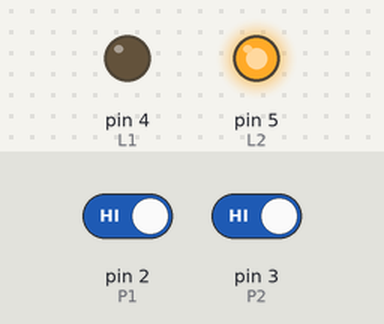
Recording of a sketch running on a simulated Arduino Uno, built with avr-gcc and run on an emulated ATmega328P. Shown: output pins drawn as LEDs (lit = HIGH). The test bench sets the inputs (shaded band); at power-on: pin 2 (P1) HIGH, pin 3 (P2) HIGH.

Above: at 1.2 s.
1.3 s: pin 2 (P1) driven LOW
At 3.1 s:
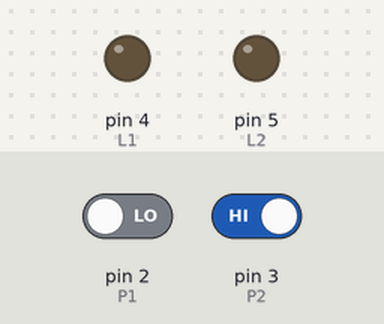
4.3 s: pin 3 (P2) driven LOW
At 5.4 s:
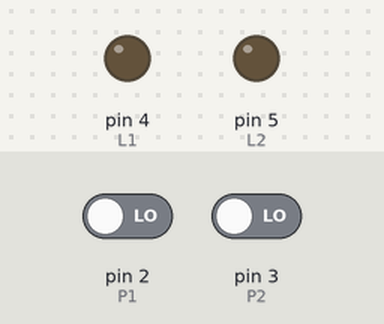
6.3 s: pin 3 (P2) driven HIGH
At 7.7 s:
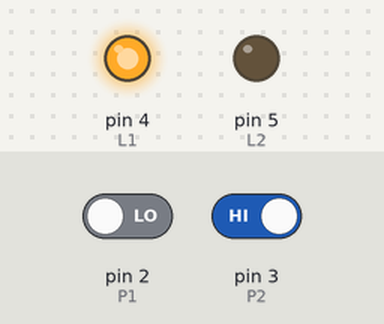
Timing chart, 0 to 9.3 s (numbered marks = the images above; inputs shaded):
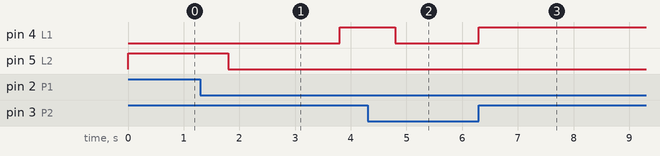

The sketch:

Parking.ino
```cpp
//Parking.ino
#define L1 4
#define Led1On digitalWrite (L1,1);//Allume
#define Led1Off digitalWrite (L1,0);//Eteint
#define L2 5
#define Led2On digitalWrite (L2,1);//Allume
#define Led2Off digitalWrite (L2,0);//Eteint
#define P1 2
#define Pous1On (digitalRead (P1)==0)//actif a 0V
#define Pous1Off (digitalRead (P1)==1)//actif a 5V
#define P2 3
#define Pous2On (digitalRead (P2)==0)//actif a 0V
#define Pous2Off (digitalRead (P2)==1)//actif a 5V

void setup(){
  pinMode (L1,OUTPUT);
  pinMode (L2,OUTPUT);
  pinMode (P1,INPUT);
  pinMode (P2,INPUT);
}
int Nbv(0);
void loop () {
  if (Nbv==5) {Led1On;}else {Led1Off;}
  if (Nbv==0) {Led2On;}else {Led2Off;}
  if (Pous1On && Nbv<5){Nbv++;delay(500);}
  if (Pous2On){Nbv--;delay(500);}
}
```

Measured:
- after the input at 1.3 s, pin 4 (L1): LOW → HIGH after 2.5 s; pin 5 (L2): HIGH → LOW after 0.50 s
- after the input at 4.3 s, pin 4 (L1): HIGH → LOW after 0.50 s
- after the input at 6.3 s, pin 4 (L1): LOW → HIGH at once
